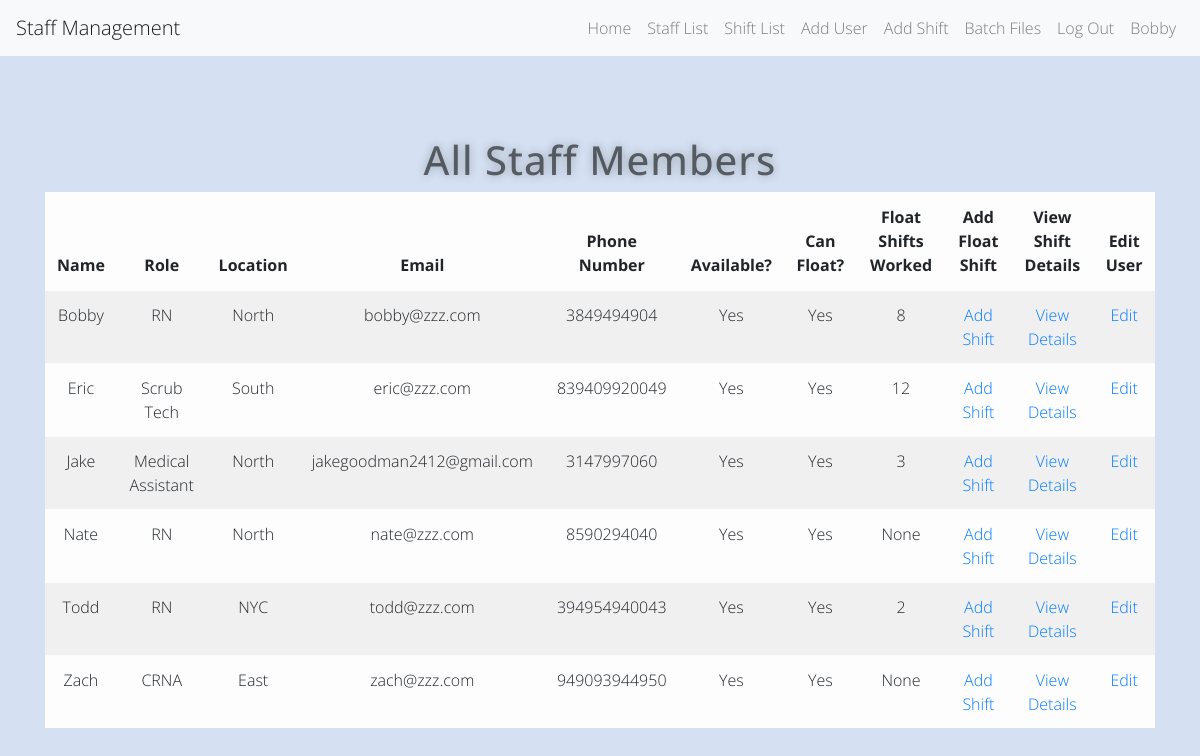
Screenshot of /staff (signed in) with the database file from the repository.
### app.py (models this page shows)
class User(UserMixin, db.Model):
    id = db.Column(db.Integer, primary_key=True)
    name = db.Column(db.String(1000))
    role = db.Column(db.String(100))
    location = db.Column(db.String(100))
    email = db.Column(db.String(100))
    phone_num = db.Column(db.String(100))
    availability = db.Column(db.String(100))
    can_float = db.Column(db.String(100))
    password = db.Column(db.String(100))
    shifts_worked = db.Column(db.Integer)

### app.py (the view)
@app.route('/staff', methods=['GET', 'POST'])
@login_required
def staff():
    all_staff = db.session.query(User).filter(User.role != 'Admin').order_by(User.name)
    return render_template('staff.html', staff=all_staff, logged_in=True, user=current_user)

### app.py (called while the page is built)
@login_manager.user_loader
def load_user(user_id):
    return User.query.get(int(user_id))

### templates/staff.html (shortened to what this page needs)
{% extends 'base.html' %}
{% block content %}
<div class="container">
  <div class="row">
    <div class="col-sm-12">
      <h1>All Staff Members</h1>
	  <table class="table table-striped table-light">
        <thead>
            <tr>
                <th>Name</th>
                <th>Role</th>
                <th>Location</th>
                <th>Email</th>
                <th>Phone Number</th>
                <th>Available?</th>
                <th>Can Float?</th>
                <th>Float Shifts Worked</th>
                <th>Add Float Shift</th>
                <th>View Shift Details</th>
                <th>Edit User</th>
            </tr>
        </thead>
          <tbody>
              {% for row in staff %}
                  <tr>
                      <td>{{ row.name }}</td>
                      <td>{{ row.role }}</td>
                      <td>{{ row.location }}</td>
                      <td>{{ row.email }}</td>
                      <td>{{ row.phone_num }}</td>
                      <td>{{ row.availability }}</td>
                      <td>{{ row.can_float }}</td>
                      <td>{{ row.shifts_worked }}</td>
                      <td><a href="">Add Shift</a></td>
                      <td><a href="{{ url_for('user_details', id=row.id) }}">View Details</a></td>
                      <td><a href="">Edit</a></td>
                  </tr>
              {% endfor %}
          </tbody>
  	  </table>
    </div>
  </div>
</div>
{% endblock %}

### templates/base.html (shortened to what this page needs)
<!DOCTYPE html>
<html>
<head>
    <link rel="stylesheet" href="https://stackpath.bootstrapcdn.com/bootstrap/4.5.2/css/bootstrap.min.css">
    <link rel="stylesheet" href="{{ url_for('static', filename='css/styles.css')}}">
</head>
<body>
<nav class="navbar navbar-expand-lg navbar-light bg-light">
  <a class="navbar-brand" href="/">Staff Management</a>
  <div class="collapse navbar-collapse">
    <ul class="navbar-nav ml-auto">
      <li class="nav-item">
        <a class="nav-link" href="{{ url_for('home') }}">Home</a>
      </li>
    {% if logged_in: %}
        <li class="nav-item">
        <a class="nav-link" href="{{ url_for('staff') }}">Staff List</a>
      </li>
        <li class="nav-item">
        <a class="nav-link" href="{{ url_for('shift') }}">Shift List</a>
      </li>
        <li class="nav-item">
        <a class="nav-link" href="{{ url_for('add_user') }}">Add User</a>
      </li>
        <li class="nav-item">
        <a class="nav-link" href="{{ url_for('add_shift') }}">Add Shift</a>
      </li>
        <li class="nav-item">
        <a class="nav-link" href="{{ url_for('upload') }}">Batch Files</a>
      </li>
      <li class="nav-item">
        <a class="nav-link" href="{{ url_for('logout') }}">Log Out</a>
      </li>
        <li class="nav-item">
        <a class="nav-link" href="">{{ current_user.name }}</a>
      </li>
    {% endif %}
    </ul>
  </div>
</nav>
       {% block content %}
       {% endblock %}
</body>
</html>

### static/css/styles.css (style rules this page uses)
* { -webkit-box-sizing:border-box; -moz-box-sizing:border-box; -ms-box-sizing:border-box; -o-box-sizing:border-box; box-sizing:border-box; }
html { width: 100%; height:100%; overflow:hidden; }
body { width: 100%; height:100%; font-family: 'Open Sans', sans-serif; font-weight:200; background: #d5e1f3; color: rgba(0, 0, 0, 0.55); filter: progid:DXImageTransform.Microsoft.gradient( startColorstr='#3E1D6D', endColorstr='#092756',GradientType=1 ); }
a { text-decoration: none; text-align: center; }
.container { margin-top: 5rem; text-align: center; }
.container h1 { color: rgba(0, 0, 0, 0.55); text-shadow: 0 0 10px rgba(0,0,0,0.3); letter-spacing:1px; text-align:center; }

### rows the page displays
User: name "Bobby", role "RN", location "North", email "bobby@zzz.com", phone_num "3849494904", availability "Yes", can_float "Yes", shifts_worked "8"
User: name "Eric", role "Scrub Tech", location "South", email "eric@zzz.com", phone_num "839409920049", availability "Yes", can_float "Yes", shifts_worked "12"
User: name "Jake", role "Medical Assistant", location "North", email "jakegoodman2412@gmail.com", phone_num "3147997060", availability "Yes", can_float "Yes", shifts_worked "3"
User: name "Nate", role "RN", location "North", email "nate@zzz.com", phone_num "8590294040", availability "Yes", can_float "Yes", shifts_worked "None"
User: name "Todd", role "RN", location "NYC", email "todd@zzz.com", phone_num "394954940043", availability "Yes", can_float "Yes", shifts_worked "2"
User: name "Zach", role "CRNA", location "East", email "zach@zzz.com", phone_num "949093944950", availability "Yes", can_float "Yes", shifts_worked "None"
